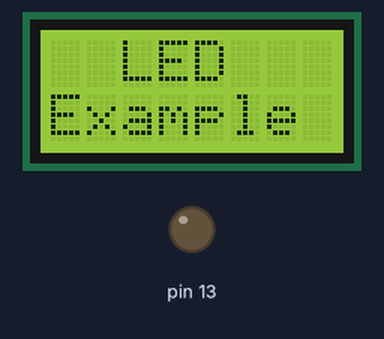
This sketch was run on a simulated Arduino Leonardo, built with avr-gcc and run on an emulated ATmega32U4. Parts: 8×2 character LCD, output pins drawn as LEDs (lit = HIGH).

Above: at 0.1 s.
At 1.1 s:
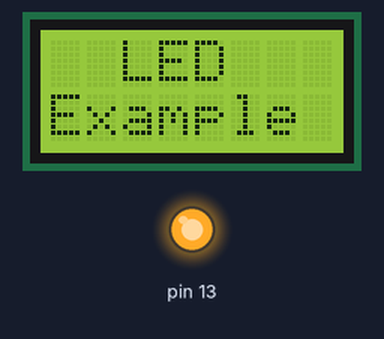
Timing chart, 0 to 129.6 s (numbered marks = the images above):
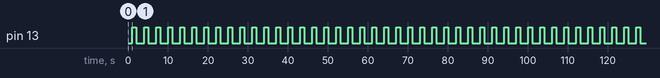

Measured:
- by itself, pin 13: alternates HIGH for 1.0 s and LOW for 2.0 s

The sketch:

LEDs.ino
```cpp
#include <Zumo32U4.h>

// Video explanation: https://youtu.be/7KgZUn8ATDQ

// This object is used to control the LCD display.
// Documentation on the class is here:
// http://pololu.github.io/zumo-32u4-arduino-library/class_zumo32_u4_l_c_d.html
// Note that this class also inherits methods from Arduino's serial print class:
// https://www.arduino.cc/en/Serial/Print
Zumo32U4LCD lcd;

// The setup method is a 'special' method that is automatically
// called when we are reprogrammed, when we have power-up, or when reset is hit.
// The method must be called exactly setup(), or it will not be called.
void setup() {
  // Clear the LCD screen
  lcd.clear();

  // Put "LED Example" on the display
  // Line 0
  lcd.gotoXY(0, 0);
  lcd.print("  LED");
  // Line 1
  lcd.gotoXY(0, 1);
  lcd.print("Example");
}

// This 'loop' method is also a 'special' function.
// This function is called over and over by the Arduino until power-off or
// reset.
void loop() {
  // Turn on the red LED, and turn off the others
  // Documentation on these functions:
  // http://pololu.github.io/zumo-32u4-arduino-library/_zumo32_u4_8h.html
  // Source:
  // http://pololu.github.io/zumo-32u4-arduino-library/_zumo32_u4_8h_source.html
  ledRed(1);
  ledYellow(0);
  ledGreen(0);

  // Wait one second
  delay(1000);

  // Turn on the yellow LED, and turn off the others
  ledRed(0);
  ledYellow(1);
  ledGreen(0);

  // Wait one second
  delay(1000);

  // Turn on the green LED, and turn off the others
  ledRed(0);
  ledYellow(0);
  ledGreen(1);

  // Wait one second
  delay(1000);
}
```
